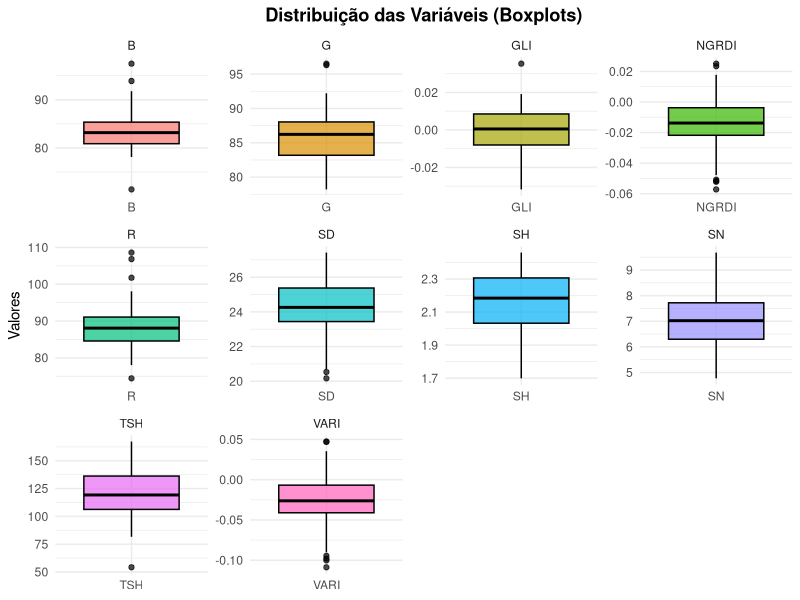
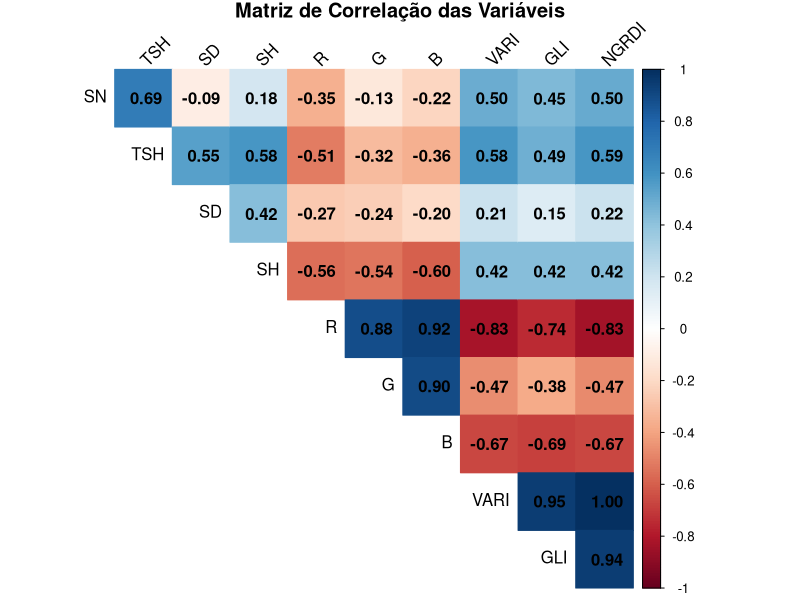
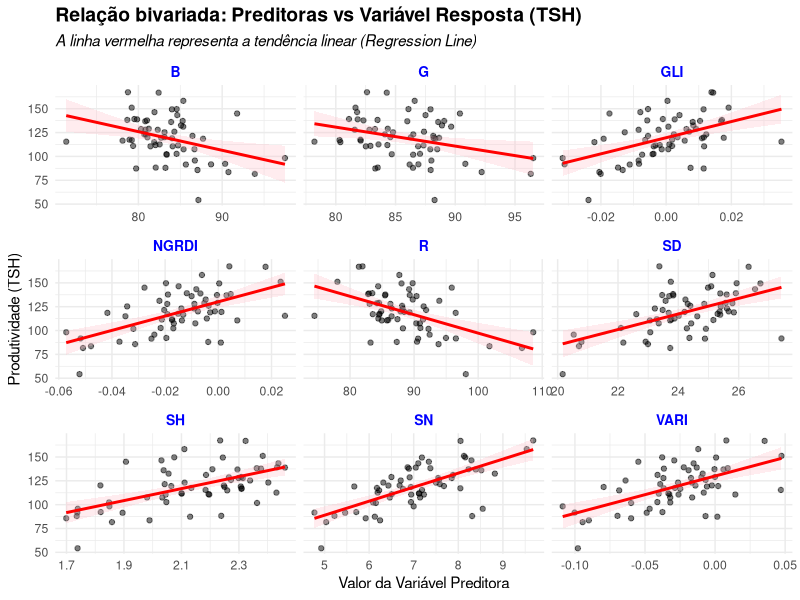
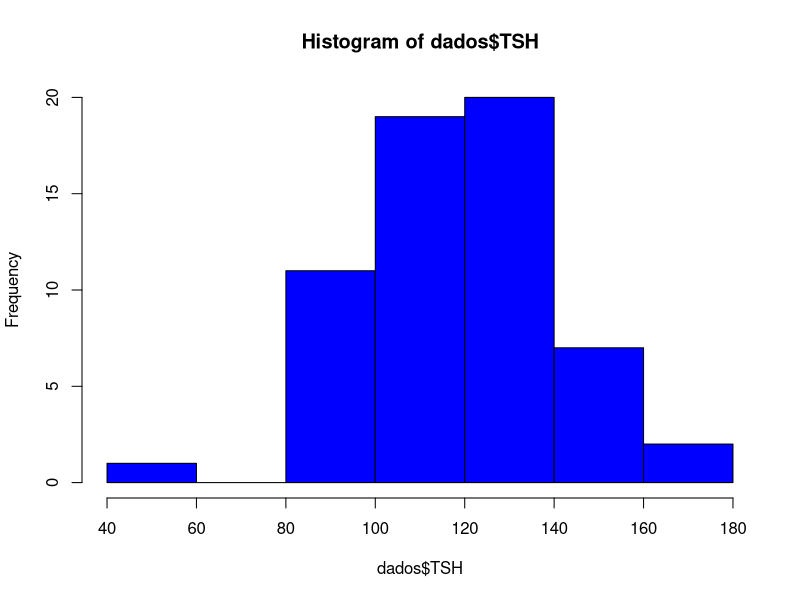

These charts were generated, in order, by the following R code: (Note: this script raises an error after producing the figures.)
################################################################################
############                    WOME WORK END               ####################
################################################################################

# IMPORTAÇÃO DOS DADOS 
library(readxl)
dd3 <- read_excel("dd3.xlsx")
tail(dd3)
head(dd3)

# CRIANDO O CONJUNTO DE DADOS DA ATIVIDADE

library(dplyr)
dados <- dd3 %>%
  select(
    Family = Familia,
    SN     = NC,        # NC mapeado para Stalk Number (SN)
    TSH    = TCH.x,     # TCH.x mapeado para Tons of Stalks per Hectare (TSH)
    SD     = DIAMETRO,  # DIAMETRO mapeado para Stalk Diameter (SD)
    SH     = ALTURA,    # ALTURA mapeada para Stalk Height (SH)
    R      = Red,
    G      = Green,
    B      = Blue,
    VARI   = VARI,
    GLI    = GLI,
    NGRDI  = NGRDI
  )

head(dados)
tail(dados)

# ANÁLISE DESCRITIVA 

library(tidyverse)
library(corrplot)
library(psych)

dim(dados) #Dimensão dos dados
names(dados) #nomes das variáveis

# Transformar a coluna 'Family' em fator 
dados$Family <- as.factor(dados$Family)

# Resumo  dos dados (Mínimo, Máximo, Quartis e Média)
summary(dados)

# Resumo detalhado (inclui desvio padrão, assimetria e curtose)
# Usando a função describe do pacote psych, excluindo a coluna Family (que é fator)
descritiva_detalhada <- describe(dados %>% select(-Family))
print(descritiva_detalhada)

# ANÁLISE GRÁFICA (BOXPLOTS)

dados_long <- dados %>%
  select(-Family) %>% # Removemos a família para plotar apenas as numéricas
  pivot_longer(cols = everything(), names_to = "Variavel", values_to = "Valor")

grafico_boxplots <- ggplot(dados_long, aes(x = Variavel, y = Valor, fill = Variavel)) +
  geom_boxplot(color = "black", alpha = 0.7) +
  facet_wrap(~ Variavel, scales = "free") + # Cria um gráfico separado para cada variável
  theme_minimal() +
  labs(title = "Distribuição das Variáveis (Boxplots)",
       x = NULL, y = "Valores") +
  theme(legend.position = "none",
        plot.title = element_text(hjust = 0.5, face = "bold"))

print(grafico_boxplots)

# ANÁLISE DE CORRELAÇÃO - QUESTÃO 1 DO TRABALHO

# Seleciona apenas as variáveis numéricas
dados_num <- dados %>% select(-Family)

# Calcula a matriz de correlação (Pearson)
matriz_corr <- cor(dados_num, use = "complete.obs")

# Plota a matriz de correlação de forma bem visual e profissional
corrplot(matriz_corr, 
         method = "color",       # Usa cores para representar a força
         type = "upper",         # Mostra só a metade de cima da matriz
         addCoef.col = "black",  # Adiciona os números da correlação em preto
         tl.col = "black",       # Cor do texto dos eixos
         tl.srt = 45,            # Rotaciona os nomes das variáveis em 45 graus
         diag = FALSE,           # Tira a diagonal principal (que é sempre 1)
         title = "Matriz de Correlação das Variáveis",
         mar = c(0,0,1,0))       # Ajusta a margem para o título caber direitinho

# Certifique-se de que a biblioteca tidyverse está carregada
library(tidyverse)

# ANÁLISE GRÁFICA: TSH VS VARIÁVEIS PREDITORAS (SCATTER PLOTS)

# 1. Preparar os dados empilhando as variáveis preditoras para plotagem em grade
dados_plot_bivariado <- dados %>%
  select(-Family) %>%
  pivot_longer(cols = -TSH, # Empilha tudo, EXCETO o TSH (que será nosso eixo Y)
               names_to = "Nome_Preditora",
               values_to = "Valor_Preditora")

# Criar o gráfico de grade usando ggplot2 e geom_point + geom_smooth
grafico_preditoras_vs_tsh <- ggplot(dados_plot_bivariado, aes(x = Valor_Preditora, y = TSH)) +
  geom_point(color = "black", alpha = 0.5, size = 1.5) + # Pontos mais transparentes para ver densidade
  geom_smooth(method = "lm", color = "red", fill = "pink", alpha = 0.3) + # Adiciona linha de regressão linear
  facet_wrap(~ Nome_Preditora, scales = "free_x", ncol = 3) + # Uma grade para cada preditora
  theme_minimal() +
  labs(
    title = "Relação bivariada: Preditoras vs Variável Resposta (TSH)",
    subtitle = "A linha vermelha representa a tendência linear (Regression Line)",
    x = "Valor da Variável Preditora",
    y = "Produtividade (TSH)"
  ) +
  theme(
    plot.title = element_text(face = "bold", size = 14),
    plot.subtitle = element_text(size = 11, face = "italic"),
    strip.text = element_text(face = "bold", size = 10, color = "blue") # Destaca os nomes das preditoras
  )

print(grafico_preditoras_vs_tsh)

# HISTOGRAMA DE TSH
hist(dados$TSH, col = "blue")
shapiro.test(TSH) 
# Como o p-valor > 0,05 a variável é normalmente distribuida.
names(dados)
attach(dados)
plot(SN, TSH)
plot(SD, TSH)
plot(SH, TSH)
plot(R, TSH)
plot(G, TSH)
plot(B, TSH)
plot(VARI, TSH)
plot(GLI, TSH)
plot(NGRDI, TSH)

# Linear Regression
